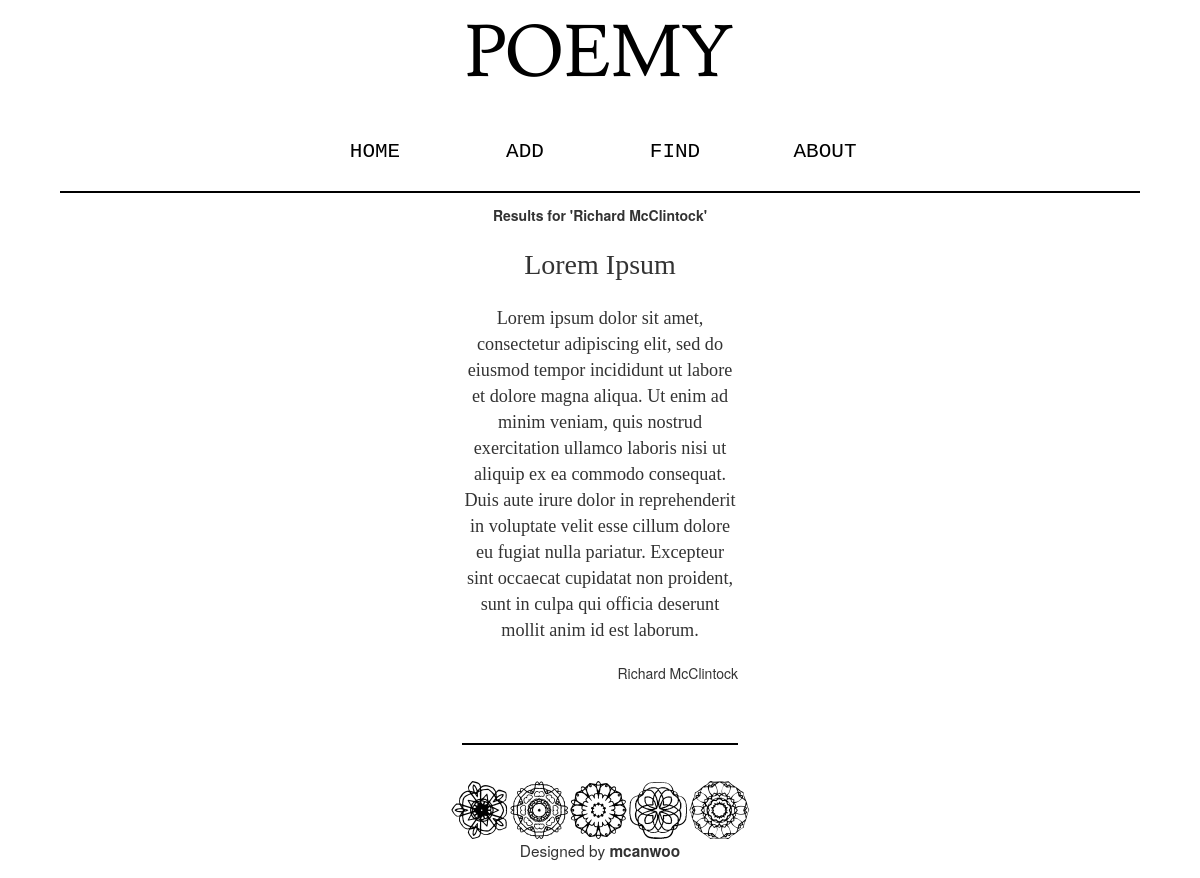
Page /result.php?keyword=Richard McClintock on the committed database.
### tables this page shows
CREATE TABLE IF NOT EXISTS `poem` (
  `id` int(11) NOT NULL AUTO_INCREMENT,
  `poet` varchar(50) NOT NULL,
  `poem` text NOT NULL,
  `pdate` date DEFAULT NULL,
  `sdate` date DEFAULT NULL,
  `name` varchar(50) NOT NULL,
  PRIMARY KEY (`id`)
);

### result.php (the view, shortened to what this page needs)
<?php
$keyword=$_GET["keyword"];
if (empty($keyword)) {
echo "please fill the field !";
}
else {
    $sec=mysql_query("select * from poem where poet like '%$keyword%'");
}
 ?>
 <html>
 <link href="normalize.css" rel="stylesheet">
 <link href="style.css" rel="stylesheet">
 <link rel="stylesheet" href="https://maxcdn.bootstrapcdn.com/bootstrap/3.3.6/css/bootstrap.min.css">
 <link rel="stylesheet" href="https://maxcdn.bootstrapcdn.com/bootstrap/3.3.6/css/bootstrap-theme.min.css">
   <head>
   </head>
   <body style="text-align:center">
 <img src="lusitana.regular.png"  style="margin-top:2%">
 <div id="navbar" class="row" style="color:black; margin-top:5%; " >
     <div class="col-md-3">
 <a style="text-decoration:none;color:black;  color: 928D88#; col-md" href="index.php">HOME</a>
 </div><div class="col-md-3">
 <a  style="text-decoration:none;color:black;color: 928D88#;" href="submit.php">ADD</a>
 </div><div class="col-md-3">
 <a style="text-decoration:none;color:black;color: 928D88#;" href="find.php">FIND</a>
 </div>
 <div class="col-md-3">
 <a style="text-decoration:none;color:black;" href="about.php">ABOUT</a>
 </div>
 </div>
 <div id="line">
 </div>
 <div id="content">
<?php
echo "<div id='resultstext'>";
echo "<b>Results for '" ;
echo $keyword;
echo "'</b>";
 echo "</div>";
?>
 <?php
 while ($dizi=mysql_fetch_array($sec)) {
 echo "<br/>";
 echo "<div id='baslik'>";
 echo $dizi["name"];
 echo "</div>";
 echo "<br/>";
 echo "<div id='siir'>";
 echo $dizi["poem"];
 echo "</div>";
 echo "<br/>";
 echo "<div id='yazar's>";
 echo $dizi["poet"];
 echo "</div>";
 echo "<br/>";
 echo "<br/>";
 echo "<br/>";
 echo "<div id='lines'>";
 echo "</div>";
 }
  ?>
 </div>
 <img src="extasy.regular.png"  style="margin-top:2%">
 <div class="footer">
 Designed by <b href="mefa">mcanwoo</b>
 </div>
   </body>
 </html>

### style.css (style rules this page uses)
#content { text-align: center; width: 25%; margin-left: auto; margin-right: auto; padding: 1%; }
#siir { font-size: 130%; color: #333333; font-family: ‘Palatino Linotype’, ‘Book Antiqua’, Palatino, serif; }
#baslik { font-size: 200%; color: #333333; font-family: ‘Palatino Linotype’, ‘Book Antiqua’, Palatino, serif; }
#lines { background-color: black; height: 0.2%; margin-left: auto; margin-right: auto; }
.footer { height: 5%; text-align: center; font-size: 110% }
#line { background-color: black; height: 0.2%; margin-left: auto; margin-right: auto; width: 90%; margin-top: 2%; }
#navbar { margin-left: auto; margin-right: auto; width: 50%; text-align: center; padding-left: 0; padding-right: 0; word-spacing: 169%; }
#yazar { text-align: right; }
a { font-size: 150%; font-family: Courier, Monaco, monospace; }

### rows in the picture
poem: name "Lorem Ipsum", poem "Lorem ipsum dolor sit amet, consectetur adipiscing elit, sed do eiusmod tempor incididunt ut labore et dolore magna aliqua. Ut enim ad minim veniam, quis nostrud exercitation ullamco laboris nisi ut aliquip ex ea commodo consequat. Duis aute irure dolor in reprehenderit in voluptate velit esse cillum dolore eu fugiat nulla pariatur. Excepteur sint occaecat cupidatat non proident, sunt in culpa qui officia deserunt mollit anim id est laborum.", poet "Richard McClintock"

### other values in the picture
$keyword "Richard McClintock"
